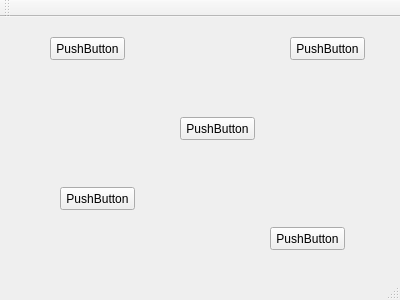
<?xml version="1.0" encoding="UTF-8"?>
<ui version="4.0">
 <class>MainWindow</class>
 <widget class="QMainWindow" name="MainWindow">
  <property name="geometry">
   <rect>
    <x>0</x>
    <y>0</y>
    <width>400</width>
    <height>300</height>
   </rect>
  </property>
  <property name="windowTitle">
   <string>MainWindow</string>
  </property>
  <widget class="QWidget" name="centralWidget">
   <widget class="QPushButton" name="pushButton">
    <property name="geometry">
     <rect>
      <x>50</x>
      <y>20</y>
      <width>75</width>
      <height>23</height>
     </rect>
    </property>
    <property name="text">
     <string>PushButton</string>
    </property>
   </widget>
   <widget class="QPushButton" name="pushButton_2">
    <property name="geometry">
     <rect>
      <x>180</x>
      <y>100</y>
      <width>75</width>
      <height>23</height>
     </rect>
    </property>
    <property name="text">
     <string>PushButton</string>
    </property>
   </widget>
   <widget class="QPushButton" name="pushButton_3">
    <property name="geometry">
     <rect>
      <x>60</x>
      <y>170</y>
      <width>75</width>
      <height>23</height>
     </rect>
    </property>
    <property name="text">
     <string>PushButton</string>
    </property>
   </widget>
   <widget class="QPushButton" name="pushButton_4">
    <property name="geometry">
     <rect>
      <x>270</x>
      <y>210</y>
      <width>75</width>
      <height>23</height>
     </rect>
    </property>
    <property name="text">
     <string>PushButton</string>
    </property>
   </widget>
   <widget class="QPushButton" name="pushButton_5">
    <property name="geometry">
     <rect>
      <x>290</x>
      <y>20</y>
      <width>75</width>
      <height>23</height>
     </rect>
    </property>
    <property name="text">
     <string>PushButton</string>
    </property>
   </widget>
  </widget>
  <widget class="QMenuBar" name="menuBar">
   <property name="geometry">
    <rect>
     <x>0</x>
     <y>0</y>
     <width>400</width>
     <height>21</height>
    </rect>
   </property>
  </widget>
  <widget class="QToolBar" name="mainToolBar">
   <attribute name="toolBarArea">
    <enum>TopToolBarArea</enum>
   </attribute>
   <attribute name="toolBarBreak">
    <bool>false</bool>
   </attribute>
  </widget>
  <widget class="QStatusBar" name="statusBar"/>
 </widget>
 <layoutdefault spacing="6" margin="11"/>
 <resources/>
 <connections/>
</ui>
